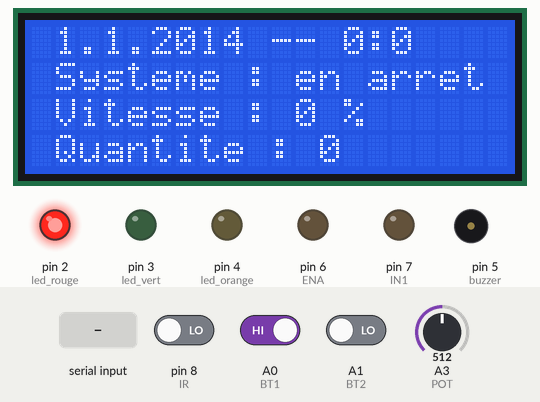
Simulated run of this sketch. Board: Arduino Uno, built with avr-gcc and run on an emulated ATmega328P. On the bench: 20×4 character LCD, output pins drawn as LEDs (lit = HIGH), buzzer (waves = sounding, pin HIGH). Dashed ring = blinking. The inputs (shaded band) are chosen by the test bench; at power-on: A1 (BT2) LOW, A3 (POT) = 512, A0 (BT1) HIGH, pin 8 (IR) LOW. The local clock reads 2024-03-15 10:24:30 at power-on unless the sketch sets it; pins used as bus, display or sensor lines are not drawn; what the sketch prints to the serial monitor is not drawn.

Above: at 2.3 s.
2.4 s: A1 (BT2) driven HIGH
At 5.4 s:
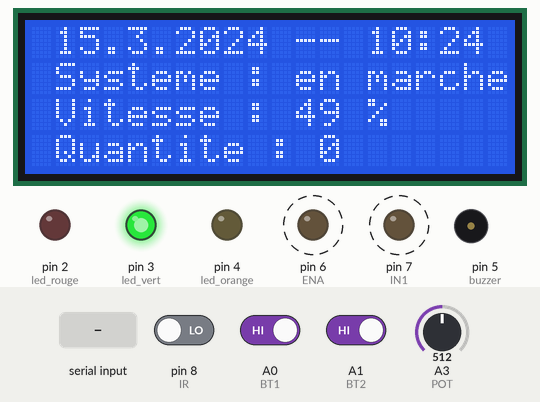
6.3 s: A3 (POT) set to 716
At 8.76 s:
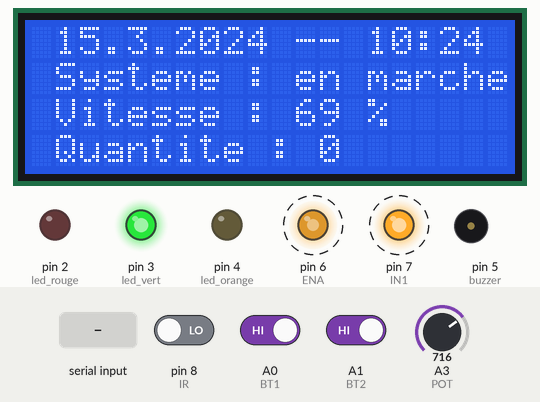
10.5 s: A3 (POT) set to 900
At 12.74 s:
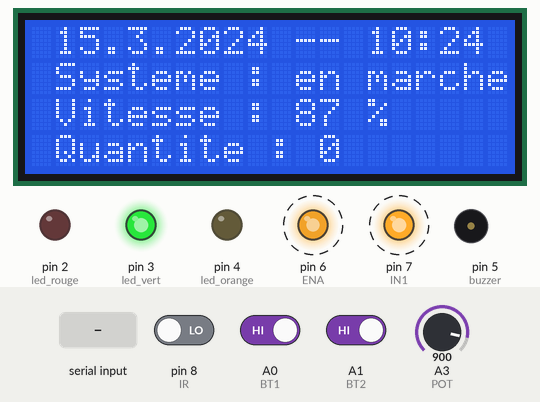
14.7 s: "a" received over the second serial link
At 16.4 s:
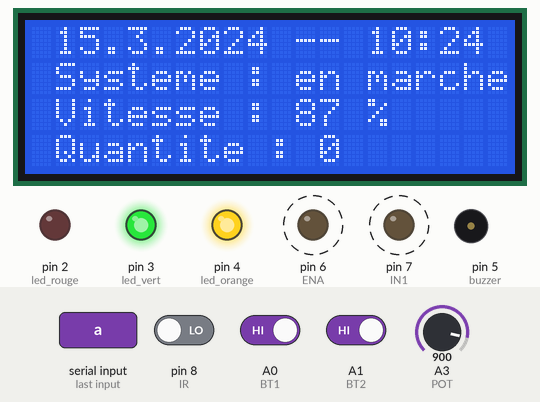
18.9 s: A0 (BT1) driven LOW
At 20.4 s:
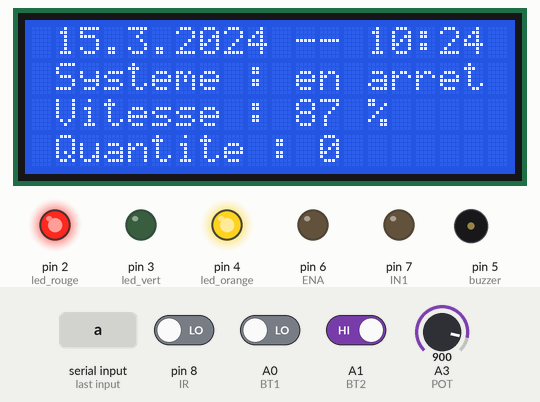
20.8 s: A0 (BT1) driven HIGH
At 21.57 s:
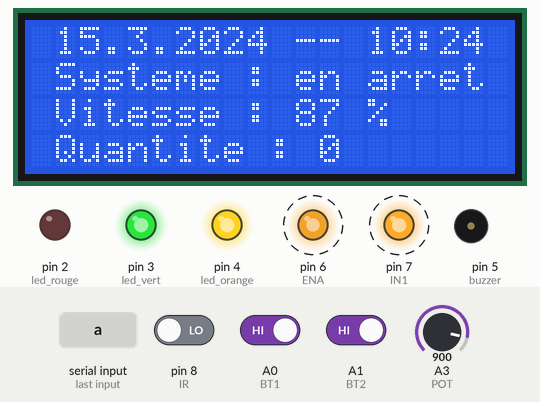
Timing chart, 0 to 24.2 s (numbered marks = the images above; inputs shaded):
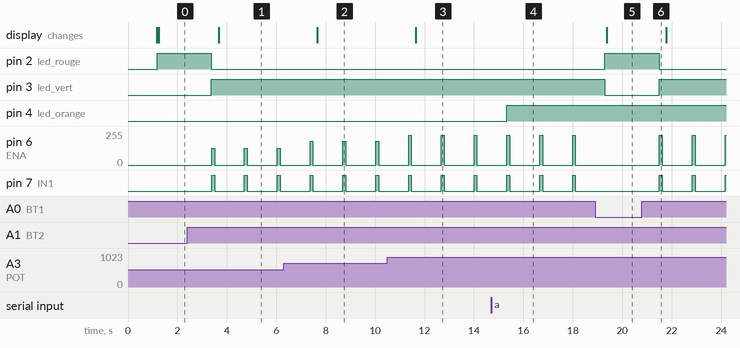

The sketch:

multiple_LCD.ino
```cpp
  #include <Wire.h>
  #include <LiquidCrystal_I2C.h>
  #include <SoftwareSerial.h>
  #include <DS3231.h>
  #include <SPI.h>
  #include <MFRC522.h>

  SoftwareSerial BT(0, 1);
  DS3231  rtc(SDA, SCL);
  Time t;
  const int stepsPerRevolution = 10;

  const int led_orange=4;
  const int led_vert=3;
  const int led_rouge=2;
  const int IR=8;
  const int BT1=A0;
  const int BT2=A1;
  const int POT=A3;
  const int buzzer=5;
  // Moteur 1
  const int IN1 = 7;
  const int ENA = 6;
//  unsigned long t=120000 ;
//  unsigned long t1=105000 ;
  unsigned long t2=6000 ;
  unsigned long t1=4000 ;
  unsigned long first_time=0 ;
  unsigned long last_time=0 ;
  int compteur=0;
  int vitesse1=0;
  int vitesse=0;
  byte etat = 1;
  char cause = "cause 1";
  char a='a';

  LiquidCrystal_I2C lcd(0x3F,20,4);

  //************** RFID ********************//
    #define RST_PIN 9
    #define SS_PIN 10

    byte readCard[4];
    int successRead;
    int n;

    MFRC522 mfrc522(SS_PIN, RST_PIN);
    MFRC522::MIFARE_Key key;
  //*********************************************//

  void setup()
  {
      pinMode(BT1,INPUT);
      pinMode(BT2,INPUT);
      pinMode(POT,INPUT);
      pinMode(IR,INPUT);

      pinMode(IN1, OUTPUT);
      pinMode(ENA, OUTPUT);

      pinMode(led_orange,OUTPUT);
      pinMode(led_vert,OUTPUT);
      pinMode(led_rouge,OUTPUT);
      pinMode(buzzer,OUTPUT);
      rtc.begin();
      // The following lines can be uncommented to set the date and time
      //rtc.setDOW(WEDNESDAY);     // Set Day-of-Week to SUNDAY
      //rtc.setTime(12, 0, 0);     // Set the time to 12:00:00 (24hr format)
      //rtc.setDate(1, 1, 2014);   // Set the date to January 1st, 2014

      Serial.begin(9600);
      BT.begin(9600);
      BT.println("Hello from Arduino");

      lcd.init(); //lcd 1 startup
      lcd.backlight();
      lcd.setCursor(0,1);
      lcd.print("      LAD   ");
      lcd.setCursor(0,2);
      lcd.print(" 333 M&L T7 " );

      delay(1000);
      lcd.clear();

      SPI.begin();
      mfrc522.PCD_Init();

  }

  void loop()
  {

    getID();
    Serial.print("RFID : ");
    Serial.println(n);

    if (BT.available())
      {
        a=(BT.read());
       if (a=='a')
          {
            BT.println("Cause 1");
            cause = "cause 1";
            digitalWrite(led_orange, HIGH);
          }
        if (a=='m')
          {
            BT.println("Cause 2");
            cause = "cause 2";
            digitalWrite(led_orange, LOW);
          }
      }
    if(digitalRead(BT1)==0 || digitalRead(BT2)==0 )
      {
       digitalWrite(led_vert, LOW);
       digitalWrite(led_rouge, HIGH);
       etat = 0;
      }

    if(digitalRead(BT1)==1 && digitalRead(BT2)==1 )
      {
        etat = 1;
        digitalWrite(led_vert, HIGH);
        digitalWrite(led_rouge, LOW);

        // Send Day-of-Week
        Serial.print(rtc.getDOWStr());
        Serial.print(" ");
        // Send date
        Serial.print(rtc.getDateStr());
        Serial.print(" -- ");
        // Send time
        Serial.println(rtc.getTimeStr());

        if(digitalRead(IR)==1)
            {
              t = rtc.getTime();
              first_time= t.hour*60*60+ t.min *60 +t.sec;
              delay(1000);

              if(digitalRead(IR)==0)
                 {
                  compteur =compteur+1;
                 }
            }


        t = rtc.getTime();
        last_time= t.hour*60*60+ t.min *60 +t.sec;
        Serial.println("first_time : ");
        Serial.println(first_time/1000);
        Serial.println("last_time : ");
        Serial.println(last_time/1000);
        if((last_time-first_time)> t1 && (last_time-first_time)< t2)
         {
          digitalWrite(buzzer, HIGH);
          delay(200);
          digitalWrite(buzzer, LOW);
          delay(100);
         }

        vitesse1=map(analogRead(POT), 0, 1023, 0, 255);
        vitesse=map(vitesse1, 0, 255, 0, 100);

       if((last_time-first_time)> t2)
         {
          march_avant(vitesse1);
          arret();
          first_time=0;
         }
        }
      lcd.clear();
      lcd.backlight();
      lcd.setCursor(1,0);
      lcd.print(t.date);
      lcd.print(".");
      lcd.print(t.mon);
      lcd.print(".");
      lcd.print(t.year);
      lcd.print(" -- ");
      lcd.print(t.hour);
      lcd.print(":");
      lcd.print(t.min);

      lcd.setCursor(0,1);
      lcd.print(" Systeme : ");
      if(etat==1)lcd.print("en marche");
      else lcd.print("en arret");
      lcd.setCursor(0,2);
      lcd.print(" Vitesse : ");
      lcd.print(vitesse);
      lcd.print(" % ");
      lcd.setCursor(0,3);
      lcd.print(" Quantite : ");
      lcd.print(compteur);
      delay(1000);


  }

void march_avant(int vitesse1)
{
// Marche Avant
  analogWrite(ENA, vitesse1);
  digitalWrite(IN1, 1);
  Serial.println("moteur tourne");
  delay(100);
}

void arret()
{
  // Arrêt des moteurs
  analogWrite(ENA, 0);
  digitalWrite(IN1, 0);
  Serial.println("moteur en arret");
  delay(100);
}

int getID() {
  if ( ! mfrc522.PICC_IsNewCardPresent())
      {
        return 0;
      }
  if ( ! mfrc522.PICC_ReadCardSerial())
      {
        return 0;
      }
  Serial.print("Card ID: ");

  for (int i = 0; i < mfrc522.uid.size; i++)
      {
        readCard[i] = mfrc522.uid.uidByte[i];
        Serial.print(readCard[i], DEC);
      }
  n=readCard[1];
  mfrc522.PICC_HaltA();
  Serial.println();
  return 1;
}

//       ///////////////////////////////////////////
//      ////// Send data over Bluetooth //////
//      /////////////////////////////////////////
//
//        BT.print("*T"+String(t)+"*");
//        BT.print("*H"+String(h)+"*");
```

Measured:
- after the input at 2.4 s, pin 2 (led_rouge): HIGH → LOW after 0.97 s; pin 3 (led_vert): LOW → HIGH after 0.97 s; pin 6 (ENA): alternates 127/255 for 0.12 s and 0/255 for 1.2 s, starting after 0.99 s; pin 7 (IN1): alternates HIGH for 0.12 s and LOW for 1.2 s, starting after 0.99 s; the display: changes after 1.3 s (image 1)
- after the input at 6.3 s, the display: changes after 1.4 s (image 2)
- after the input at 10.5 s, the display: changes after 1.1 s (image 3)
- after the input at 14.7 s, pin 4 (led_orange): LOW → HIGH after 0.63 s
- after the input at 18.9 s, pin 2 (led_rouge): LOW → HIGH after 0.40 s; pin 3 (led_vert): HIGH → LOW after 0.40 s; pin 6 (ENA): stops changing and stays 0/255; pin 7 (IN1): stops changing and stays LOW; the display: changes after 0.47 s (image 5)
- after the input at 20.8 s, pin 2 (led_rouge): HIGH → LOW after 0.69 s; pin 3 (led_vert): LOW → HIGH after 0.69 s; pin 6 (ENA): alternates 224/255 for 0.12 s and 0/255 for 1.2 s, starting after 0.71 s; pin 7 (IN1): alternates HIGH for 0.12 s and LOW for 1.2 s, starting after 0.71 s
